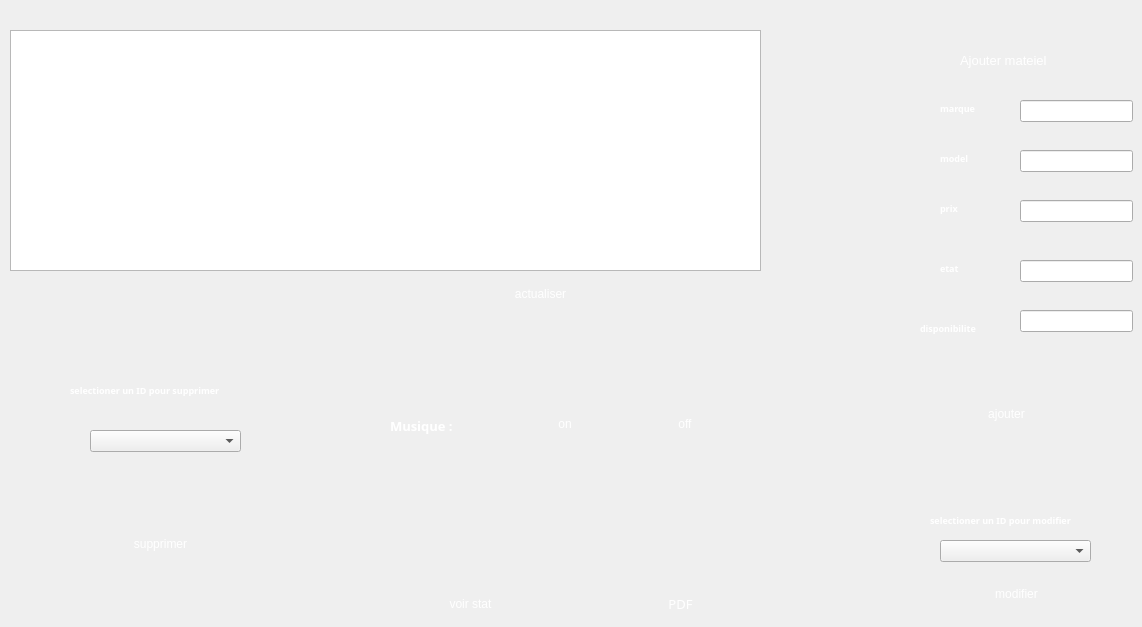
     <widget class="QWidget" name="tab_3">
      <attribute name="title">
       <string>gestion materiels</string>
      </attribute>
      <widget class="QTableView" name="tab_equipements">
       <property name="geometry">
        <rect>
         <x>10</x>
         <y>30</y>
         <width>751</width>
         <height>241</height>
        </rect>
       </property>
       <property name="styleSheet">
        <string notr="true">border-image: url(:/images/WHITE.png);</string>
       </property>
      </widget>
      <widget class="QPushButton" name="pushButton_14">
       <property name="geometry">
        <rect>
         <x>480</x>
         <y>280</y>
         <width>121</width>
         <height>28</height>
        </rect>
       </property>
       <property name="cursor">
        <cursorShape>PointingHandCursor</cursorShape>
       </property>
       <property name="styleSheet">
        <string notr="true">
QPushButton {
color: #ffffff;
border: 0px solid ;
font: 10pt &quot;Segoe UI Black&quot;;
border-radius: 26px;
padding: 5px;
background: qradialgradient(cx: 0.3, cy: -0.4,
fx: 0.3, fy: -0.4,
radius: 1.65, stop: 0 #1E73E8, stop: 1 #1E73E8);
min-width: 80px;
}

QPushButton:hover {
background: qradialgradient(cx: 0.3, cy: -0.4,
fx: 0.3, fy: -0.4,
radius: 1.65, stop: 0 #5E9DF5, stop: 1 #5E9DF5);
}

 QPushButton:pressed {
background: qradialgradient(cx: 0.4, cy: -0.1,
fx: 0.4, fy: -0.1,
radius: 1.65, stop: 0 #0936F5, stop: 1 #0936F5);
}</string>
       </property>
       <property name="text">
        <string>actualiser</string>
       </property>
      </widget>
      <widget class="QLineEdit" name="etat">
       <property name="geometry">
        <rect>
         <x>1020</x>
         <y>260</y>
         <width>113</width>
         <height>22</height>
        </rect>
       </property>
       <property name="styleSheet">
        <string notr="true">border-image: url(:/images/WHITE.png);</string>
       </property>
      </widget>
      <widget class="QLabel" name="label_5">
       <property name="geometry">
        <rect>
         <x>940</x>
         <y>150</y>
         <width>51</width>
         <height>16</height>
        </rect>
       </property>
       <property name="font">
        <font>
         <family>Segoe UI Black</family>
         <pointsize>7</pointsize>
         <weight>75</weight>
         <bold>true</bold>
        </font>
       </property>
       <property name="styleSheet">
        <string notr="true">border-image:rgb(255, 255, 255);
color:rgb(255, 255, 255)</string>
       </property>
       <property name="text">
        <string>model</string>
       </property>
      </widget>
      <widget class="QLabel" name="label_22">
       <property name="geometry">
        <rect>
         <x>930</x>
         <y>510</y>
         <width>181</width>
         <height>20</height>
        </rect>
       </property>
       <property name="font">
        <font>
         <family>Segoe UI Black</family>
         <pointsize>7</pointsize>
         <weight>75</weight>
         <bold>true</bold>
        </font>
       </property>
       <property name="styleSheet">
        <string notr="true">border-image:rgb(255, 255, 255);
color:rgb(255, 255, 255)</string>
       </property>
       <property name="text">
        <string>selectioner un ID pour modifier</string>
       </property>
      </widget>
      <widget class="QPushButton" name="pushButton_16">
       <property name="geometry">
        <rect>
         <x>110</x>
         <y>530</y>
         <width>101</width>
         <height>28</height>
        </rect>
       </property>
       <property name="cursor">
        <cursorShape>PointingHandCursor</cursorShape>
       </property>
       <property name="styleSheet">
        <string notr="true">
QPushButton {
color: #ffffff;
border: 0px solid ;
font: 10pt &quot;Segoe UI Black&quot;;
border-radius: 26px;
padding: 5px;
background: qradialgradient(cx: 0.3, cy: -0.4,
fx: 0.3, fy: -0.4,
radius: 1.65, stop: 0 #1E73E8, stop: 1 #1E73E8);
min-width: 80px;
}

QPushButton:hover {
background: qradialgradient(cx: 0.3, cy: -0.4,
fx: 0.3, fy: -0.4,
radius: 1.65, stop: 0 #5E9DF5, stop: 1 #5E9DF5);
}

 QPushButton:pressed {
background: qradialgradient(cx: 0.4, cy: -0.1,
fx: 0.4, fy: -0.1,
radius: 1.65, stop: 0 #0936F5, stop: 1 #0936F5);
}</string>
       </property>
       <property name="text">
        <string>supprimer</string>
       </property>
      </widget>
      <widget class="QPushButton" name="modifiereq">
       <property name="geometry">
        <rect>
         <x>970</x>
         <y>580</y>
         <width>93</width>
         <height>28</height>
        </rect>
       </property>
       <property name="cursor">
        <cursorShape>PointingHandCursor</cursorShape>
       </property>
       <property name="styleSheet">
        <string notr="true">
QPushButton {
color: #ffffff;
border: 0px solid ;
font: 10pt &quot;Segoe UI Black&quot;;
border-radius: 26px;
padding: 5px;
background: qradialgradient(cx: 0.3, cy: -0.4,
fx: 0.3, fy: -0.4,
radius: 1.65, stop: 0 #1E73E8, stop: 1 #1E73E8);
min-width: 80px;
}

QPushButton:hover {
background: qradialgradient(cx: 0.3, cy: -0.4,
fx: 0.3, fy: -0.4,
radius: 1.65, stop: 0 #5E9DF5, stop: 1 #5E9DF5);
}

 QPushButton:pressed {
background: qradialgradient(cx: 0.4, cy: -0.1,
fx: 0.4, fy: -0.1,
radius: 1.65, stop: 0 #0936F5, stop: 1 #0936F5);
}</string>
       </property>
       <property name="text">
        <string>modifier</string>
       </property>
      </widget>
      <widget class="QLabel" name="label_23">
       <property name="geometry">
        <rect>
         <x>920</x>
         <y>320</y>
         <width>81</width>
         <height>16</height>
        </rect>
       </property>
       <property name="font">
        <font>
         <family>Segoe UI Black</family>
         <pointsize>7</pointsize>
         <weight>75</weight>
         <bold>true</bold>
        </font>
       </property>
       <property name="styleSheet">
        <string notr="true">border-image:rgb(255, 255, 255);
color:rgb(255, 255, 255)</string>
       </property>
       <property name="text">
        <string>disponibilite</string>
       </property>
      </widget>
      <widget class="QLineEdit" name="marque">
       <property name="geometry">
        <rect>
         <x>1020</x>
         <y>100</y>
         <width>113</width>
         <height>22</height>
        </rect>
       </property>
       <property name="styleSheet">
        <string notr="true">border-image: url(:/images/WHITE.png);</string>
       </property>
      </widget>
      <widget class="QPushButton" name="pushButton_17">
       <property name="geometry">
        <rect>
         <x>960</x>
         <y>400</y>
         <width>93</width>
         <height>28</height>
        </rect>
       </property>
       <property name="cursor">
        <cursorShape>PointingHandCursor</cursorShape>
       </property>
       <property name="styleSheet">
        <string notr="true">
QPushButton {
color: #ffffff;
border: 0px solid ;
font: 10pt &quot;Segoe UI Black&quot;;
border-radius: 26px;
padding: 5px;
background: qradialgradient(cx: 0.3, cy: -0.4,
fx: 0.3, fy: -0.4,
radius: 1.65, stop: 0 #1E73E8, stop: 1 #1E73E8);
min-width: 80px;
}

QPushButton:hover {
background: qradialgradient(cx: 0.3, cy: -0.4,
fx: 0.3, fy: -0.4,
radius: 1.65, stop: 0 #5E9DF5, stop: 1 #5E9DF5);
}

 QPushButton:pressed {
background: qradialgradient(cx: 0.4, cy: -0.1,
fx: 0.4, fy: -0.1,
radius: 1.65, stop: 0 #0936F5, stop: 1 #0936F5);
}</string>
       </property>
       <property name="text">
        <string>ajouter</string>
       </property>
      </widget>
      <widget class="QLineEdit" name="disponibilite">
       <property name="geometry">
        <rect>
         <x>1020</x>
         <y>310</y>
         <width>113</width>
         <height>22</height>
        </rect>
       </property>
       <property name="styleSheet">
        <string notr="true">border-image: url(:/images/WHITE.png);</string>
       </property>
      </widget>
      <widget class="QLabel" name="label_6">
       <property name="geometry">
        <rect>
         <x>940</x>
         <y>200</y>
         <width>51</width>
         <height>16</height>
        </rect>
       </property>
       <property name="font">
        <font>
         <family>Segoe UI Black</family>
         <pointsize>7</pointsize>
         <weight>75</weight>
         <bold>true</bold>
        </font>
       </property>
       <property name="styleSheet">
        <string notr="true">border-image:rgb(255, 255, 255);
color:rgb(255, 255, 255)</string>
       </property>
       <property name="text">
        <string>prix</string>
       </property>
      </widget>
      <widget class="QLineEdit" name="model">
       <property name="geometry">
        <rect>
         <x>1020</x>
         <y>150</y>
         <width>113</width>
         <height>22</height>
        </rect>
       </property>
       <property name="styleSheet">
        <string notr="true">border-image: url(:/images/WHITE.png);</string>
       </property>
      </widget>
      <widget class="QLabel" name="label_8">
       <property name="geometry">
        <rect>
         <x>940</x>
         <y>260</y>
         <width>51</width>
         <height>16</height>
        </rect>
       </property>
       <property name="font">
        <font>
         <family>Segoe UI Black</family>
         <pointsize>7</pointsize>
         <weight>75</weight>
         <bold>true</bold>
        </font>
       </property>
       <property name="styleSheet">
        <string notr="true">border-image:rgb(255, 255, 255);
color:rgb(255, 255, 255)</string>
       </property>
       <property name="text">
        <string>etat</string>
       </property>
      </widget>
      <widget class="QLabel" name="label_7">
       <property name="geometry">
        <rect>
         <x>940</x>
         <y>100</y>
         <width>51</width>
         <height>16</height>
        </rect>
       </property>
       <property name="font">
        <font>
         <family>Segoe UI Black</family>
         <pointsize>7</pointsize>
         <weight>75</weight>
         <bold>true</bold>
        </font>
       </property>
       <property name="styleSheet">
        <string notr="true">border-image:rgb(255, 255, 255);
color:rgb(255, 255, 255)</string>
       </property>
       <property name="text">
        <string>marque</string>
       </property>
      </widget>
      <widget class="QLineEdit" name="prix">
       <property name="geometry">
        <rect>
         <x>1020</x>
         <y>200</y>
         <width>113</width>
         <height>22</height>
        </rect>
       </property>
       <property name="styleSheet">
        <string notr="true">border-image: url(:/images/WHITE.png);</string>
       </property>
      </widget>
      <widget class="QLabel" name="label_24">
       <property name="geometry">
        <rect>
         <x>70</x>
         <y>380</y>
         <width>201</width>
         <height>20</height>
        </rect>
       </property>
       <property name="font">
        <font>
         <family>Segoe UI Black</family>
         <pointsize>7</pointsize>
         <weight>75</weight>
         <bold>true</bold>
        </font>
       </property>
       <property name="styleSheet">
        <string notr="true">border-image:rgb(255, 255, 255);
color:rgb(255, 255, 255)</string>
       </property>
       <property name="text">
        <string>selectioner un ID pour supprimer</string>
       </property>
      </widget>
      <widget class="QComboBox" name="combosupeq">
       <property name="geometry">
        <rect>
         <x>90</x>
         <y>430</y>
         <width>151</width>
         <height>22</height>
        </rect>
       </property>
       <property name="styleSheet">
        <string notr="true">border-image: url(:/images/white.png);</string>
       </property>
      </widget>
      <widget class="QComboBox" name="combomodeq">
       <property name="geometry">
        <rect>
         <x>940</x>
         <y>540</y>
         <width>151</width>
         <height>22</height>
        </rect>
       </property>
       <property name="styleSheet">
        <string notr="true">border-image: url(:/images/white.png);</string>
       </property>
      </widget>
      <widget class="QPushButton" name="pushButton_18">
       <property name="geometry">
        <rect>
         <x>620</x>
         <y>590</y>
         <width>121</width>
         <height>28</height>
        </rect>
       </property>
       <property name="font">
        <font>
         <family>Segoe UI Black</family>
         <pointsize>10</pointsize>
         <weight>50</weight>
         <italic>false</italic>
         <bold>false</bold>
        </font>
       </property>
       <property name="cursor">
        <cursorShape>PointingHandCursor</cursorShape>
       </property>
       <property name="styleSheet">
        <string notr="true">
QPushButton {
color: #ffffff;
border: 0px solid ;
font: 10pt &quot;Segoe UI Black&quot;;
border-radius: 26px;
padding: 5px;
background: qradialgradient(cx: 0.3, cy: -0.4,
fx: 0.3, fy: -0.4,
radius: 1.65, stop: 0 #1E73E8, stop: 1 #1E73E8);
min-width: 80px;
}

QPushButton:hover {
background: qradialgradient(cx: 0.3, cy: -0.4,
fx: 0.3, fy: -0.4,
radius: 1.65, stop: 0 #5E9DF5, stop: 1 #5E9DF5);
}

 QPushButton:pressed {
background: qradialgradient(cx: 0.4, cy: -0.1,
fx: 0.4, fy: -0.1,
radius: 1.65, stop: 0 #0936F5, stop: 1 #0936F5);
}</string>
       </property>
       <property name="text">
        <string>PDF</string>
       </property>
      </widget>
      <widget class="QPushButton" name="pushButton_19">
       <property name="geometry">
        <rect>
         <x>410</x>
         <y>590</y>
         <width>121</width>
         <height>28</height>
        </rect>
       </property>
       <property name="cursor">
        <cursorShape>PointingHandCursor</cursorShape>
       </property>
       <property name="styleSheet">
        <string notr="true">
QPushButton {
color: #ffffff;
border: 0px solid ;
font: 10pt &quot;Segoe UI Black&quot;;
border-radius: 26px;
padding: 5px;
background: qradialgradient(cx: 0.3, cy: -0.4,
fx: 0.3, fy: -0.4,
radius: 1.65, stop: 0 #1E73E8, stop: 1 #1E73E8);
min-width: 80px;
}

QPushButton:hover {
background: qradialgradient(cx: 0.3, cy: -0.4,
fx: 0.3, fy: -0.4,
radius: 1.65, stop: 0 #5E9DF5, stop: 1 #5E9DF5);
}

 QPushButton:pressed {
background: qradialgradient(cx: 0.4, cy: -0.1,
fx: 0.4, fy: -0.1,
radius: 1.65, stop: 0 #0936F5, stop: 1 #0936F5);
}</string>
       </property>
       <property name="text">
        <string>voir stat</string>
       </property>
      </widget>
      <widget class="QLabel" name="label_25">
       <property name="geometry">
        <rect>
         <x>260</x>
         <y>10</y>
         <width>201</width>
         <height>20</height>
        </rect>
       </property>
       <property name="styleSheet">
        <string notr="true">border-image:rgb(255, 255, 255);
color:rgb(255, 255, 255)</string>
       </property>
       <property name="text">
        <string/>
       </property>
      </widget>
      <widget class="QLabel" name="label_26">
       <property name="geometry">
        <rect>
         <x>640</x>
         <y>490</y>
         <width>91</width>
         <height>81</height>
        </rect>
       </property>
       <property name="styleSheet">
        <string notr="true">border-image: url(:/images/Untitled-1 (1).png);</string>
       </property>
       <property name="text">
        <string/>
       </property>
      </widget>
      <widget class="QLabel" name="label_27">
       <property name="geometry">
        <rect>
         <x>430</x>
         <y>490</y>
         <width>81</width>
         <height>81</height>
        </rect>
       </property>
       <property name="styleSheet">
        <string notr="true">border-image: url(:/images/graph+pie+stat+icon-1320166339060690564 (1).png);</string>
       </property>
       <property name="text">
        <string/>
       </property>
      </widget>
      <widget class="QPushButton" name="pushButton_20">
       <property name="geometry">
        <rect>
         <x>520</x>
         <y>410</y>
         <width>90</width>
         <height>28</height>
        </rect>
       </property>
       <property name="styleSheet">
        <string notr="true">
QPushButton {
color: #ffffff;
border: 0px solid ;
font: 10pt &quot;Segoe UI Black&quot;;
border-radius: 26px;
padding: 5px;
background: qradialgradient(cx: 0.3, cy: -0.4,
fx: 0.3, fy: -0.4,
radius: 1.65, stop: 0 #1E73E8, stop: 1 #1E73E8);
min-width: 80px;
}

QPushButton:hover {
background: qradialgradient(cx: 0.3, cy: -0.4,
fx: 0.3, fy: -0.4,
radius: 1.65, stop: 0 #5E9DF5, stop: 1 #5E9DF5);
}

 QPushButton:pressed {
background: qradialgradient(cx: 0.4, cy: -0.1,
fx: 0.4, fy: -0.1,
radius: 1.65, stop: 0 #0936F5, stop: 1 #0936F5);
}</string>
       </property>
       <property name="text">
        <string>on</string>
       </property>
      </widget>
      <widget class="QPushButton" name="pushButton_21">
       <property name="geometry">
        <rect>
         <x>640</x>
         <y>410</y>
         <width>90</width>
         <height>28</height>
        </rect>
       </property>
       <property name="styleSheet">
        <string notr="true">
QPushButton {
color: #ffffff;
border: 0px solid ;
font: 10pt &quot;Segoe UI Black&quot;;
border-radius: 26px;
padding: 5px;
background: qradialgradient(cx: 0.3, cy: -0.4,
fx: 0.3, fy: -0.4,
radius: 1.65, stop: 0 #1E73E8, stop: 1 #1E73E8);
min-width: 80px;
}

QPushButton:hover {
background: qradialgradient(cx: 0.3, cy: -0.4,
fx: 0.3, fy: -0.4,
radius: 1.65, stop: 0 #5E9DF5, stop: 1 #5E9DF5);
}

 QPushButton:pressed {
background: qradialgradient(cx: 0.4, cy: -0.1,
fx: 0.4, fy: -0.1,
radius: 1.65, stop: 0 #0936F5, stop: 1 #0936F5);
}</string>
       </property>
       <property name="text">
        <string>off</string>
       </property>
      </widget>
      <widget class="QLabel" name="label_28">
       <property name="geometry">
        <rect>
         <x>390</x>
         <y>410</y>
         <width>81</width>
         <height>31</height>
        </rect>
       </property>
       <property name="font">
        <font>
         <family>Segoe UI Black</family>
         <pointsize>10</pointsize>
         <weight>75</weight>
         <bold>true</bold>
        </font>
       </property>
       <property name="styleSheet">
        <string notr="true">border-image:rgb(255, 255, 255);
color:rgb(255, 255, 255)</string>
       </property>
       <property name="text">
        <string>Musique :</string>
       </property>
      </widget>
      <widget class="QLabel" name="label_55">
       <property name="geometry">
        <rect>
         <x>960</x>
         <y>50</y>
         <width>121</width>
         <height>21</height>
        </rect>
       </property>
       <property name="font">
        <font>
         <pointsize>10</pointsize>
        </font>
       </property>
       <property name="styleSheet">
        <string notr="true">color:white</string>
       </property>
       <property name="text">
        <string>Ajouter mateiel</string>
       </property>
      </widget>
     </widget>
